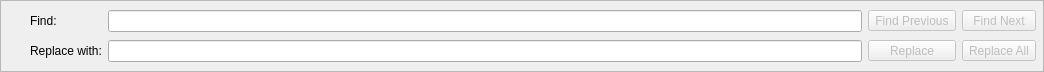
<?xml version="1.0" encoding="UTF-8"?>
<ui version="4.0">
 <author>
  SPDX-FileCopyrightText: none
  SPDX-License-Identifier: GPL-3.0-or-later
 </author>
 <class>Find</class>
 <widget class="QFrame" name="Find">
  <property name="geometry">
   <rect>
    <x>0</x>
    <y>0</y>
    <width>1044</width>
    <height>72</height>
   </rect>
  </property>
  <property name="sizePolicy">
   <sizepolicy hsizetype="Preferred" vsizetype="Fixed">
    <horstretch>0</horstretch>
    <verstretch>0</verstretch>
   </sizepolicy>
  </property>
  <property name="windowTitle">
   <string>Frame</string>
  </property>
  <property name="frameShape">
   <enum>QFrame::StyledPanel</enum>
  </property>
  <property name="frameShadow">
   <enum>QFrame::Raised</enum>
  </property>
  <layout class="QHBoxLayout" name="horizontalLayout">
   <property name="leftMargin">
    <number>1</number>
   </property>
   <property name="topMargin">
    <number>1</number>
   </property>
   <property name="rightMargin">
    <number>1</number>
   </property>
   <property name="bottomMargin">
    <number>1</number>
   </property>
   <item>
    <layout class="QVBoxLayout" name="verticalLayout">
     <item>
      <widget class="MdEditor::CloseButton" name="close" native="true">
       <property name="minimumSize">
        <size>
         <width>16</width>
         <height>16</height>
        </size>
       </property>
       <property name="maximumSize">
        <size>
         <width>16</width>
         <height>16</height>
        </size>
       </property>
      </widget>
     </item>
     <item>
      <spacer name="verticalSpacer">
       <property name="orientation">
        <enum>Qt::Vertical</enum>
       </property>
       <property name="sizeType">
        <enum>QSizePolicy::Expanding</enum>
       </property>
       <property name="sizeHint" stdset="0">
        <size>
         <width>0</width>
         <height>0</height>
        </size>
       </property>
      </spacer>
     </item>
    </layout>
   </item>
   <item>
    <layout class="QGridLayout" name="gridLayout">
     <property name="leftMargin">
      <number>6</number>
     </property>
     <property name="topMargin">
      <number>6</number>
     </property>
     <property name="rightMargin">
      <number>6</number>
     </property>
     <property name="bottomMargin">
      <number>6</number>
     </property>
     <item row="0" column="0">
      <widget class="QLabel" name="label">
       <property name="text">
        <string>Find:</string>
       </property>
      </widget>
     </item>
     <item row="0" column="1">
      <widget class="QLineEdit" name="findEdit">
       <property name="sizePolicy">
        <sizepolicy hsizetype="Expanding" vsizetype="Fixed">
         <horstretch>0</horstretch>
         <verstretch>0</verstretch>
        </sizepolicy>
       </property>
      </widget>
     </item>
     <item row="0" column="2">
      <widget class="QToolButton" name="findPrevBtn">
       <property name="enabled">
        <bool>false</bool>
       </property>
       <property name="sizePolicy">
        <sizepolicy hsizetype="Preferred" vsizetype="Fixed">
         <horstretch>0</horstretch>
         <verstretch>0</verstretch>
        </sizepolicy>
       </property>
       <property name="focusPolicy">
        <enum>Qt::NoFocus</enum>
       </property>
       <property name="toolTip">
        <string>Find Previous &lt;small&gt;Shift+F3&lt;/small&gt;</string>
       </property>
       <property name="text">
        <string>Find Previous</string>
       </property>
      </widget>
     </item>
     <item row="0" column="3">
      <widget class="QToolButton" name="findNextBtn">
       <property name="enabled">
        <bool>false</bool>
       </property>
       <property name="sizePolicy">
        <sizepolicy hsizetype="Preferred" vsizetype="Fixed">
         <horstretch>0</horstretch>
         <verstretch>0</verstretch>
        </sizepolicy>
       </property>
       <property name="focusPolicy">
        <enum>Qt::NoFocus</enum>
       </property>
       <property name="toolTip">
        <string>Find Next &lt;small&gt;F3&lt;/small&gt;</string>
       </property>
       <property name="text">
        <string>Find Next</string>
       </property>
      </widget>
     </item>
     <item row="1" column="0">
      <widget class="QLabel" name="label_2">
       <property name="text">
        <string>Replace with:</string>
       </property>
      </widget>
     </item>
     <item row="1" column="1">
      <widget class="QLineEdit" name="replaceEdit"/>
     </item>
     <item row="1" column="2">
      <widget class="QToolButton" name="replaceBtn">
       <property name="enabled">
        <bool>false</bool>
       </property>
       <property name="sizePolicy">
        <sizepolicy hsizetype="Preferred" vsizetype="Fixed">
         <horstretch>0</horstretch>
         <verstretch>0</verstretch>
        </sizepolicy>
       </property>
       <property name="focusPolicy">
        <enum>Qt::NoFocus</enum>
       </property>
       <property name="text">
        <string>Replace</string>
       </property>
      </widget>
     </item>
     <item row="1" column="3">
      <widget class="QToolButton" name="replaceAllBtn">
       <property name="enabled">
        <bool>false</bool>
       </property>
       <property name="sizePolicy">
        <sizepolicy hsizetype="Preferred" vsizetype="Fixed">
         <horstretch>0</horstretch>
         <verstretch>0</verstretch>
        </sizepolicy>
       </property>
       <property name="focusPolicy">
        <enum>Qt::NoFocus</enum>
       </property>
       <property name="text">
        <string>Replace All</string>
       </property>
      </widget>
     </item>
    </layout>
   </item>
  </layout>
 </widget>
 <customwidgets>
  <customwidget>
   <class>MdEditor::CloseButton</class>
   <extends>QWidget</extends>
   <header>closebutton.hpp</header>
   <container>1</container>
  </customwidget>
 </customwidgets>
 <tabstops>
  <tabstop>findEdit</tabstop>
  <tabstop>replaceEdit</tabstop>
  <tabstop>findPrevBtn</tabstop>
  <tabstop>findNextBtn</tabstop>
  <tabstop>replaceBtn</tabstop>
  <tabstop>replaceAllBtn</tabstop>
 </tabstops>
 <resources/>
 <connections/>
</ui>
